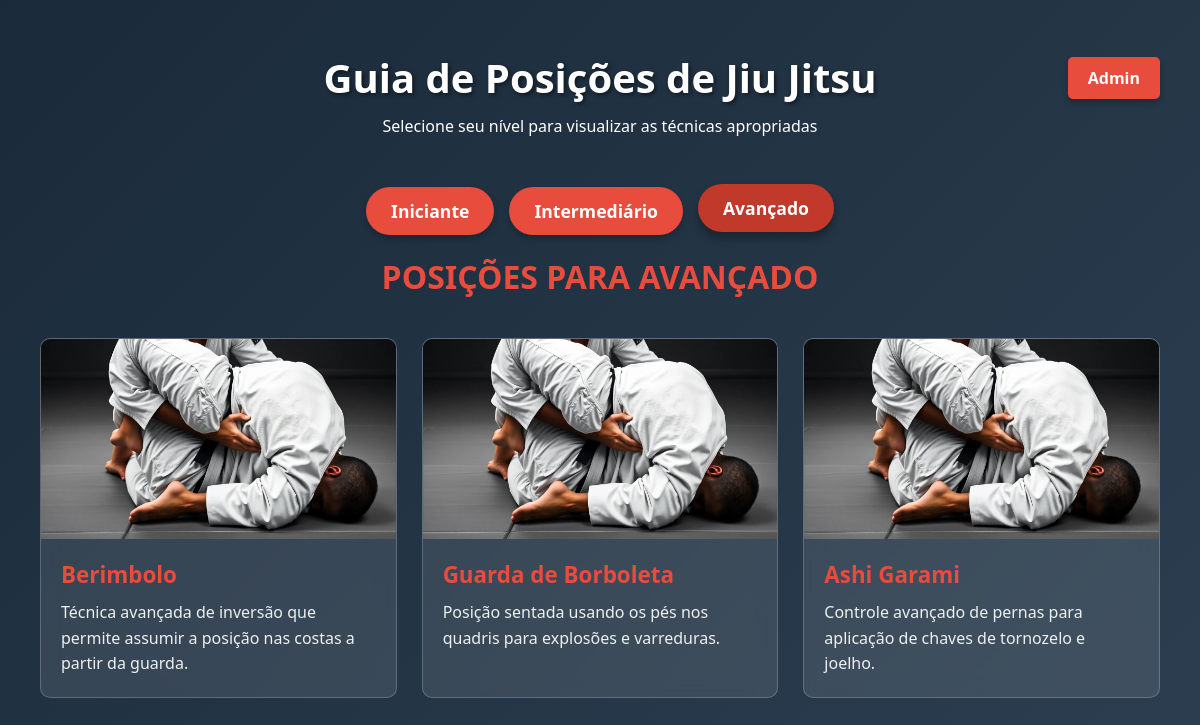
Page /indexAvanc on the committed database.
### models/guia.py (models this page shows, shortened)
class Position(db.Model):
    __tablename__ = 'positions'
    id = db.Column(db.Integer, primary_key=True)
    name = db.Column(db.String(100), nullable=False)
    description = db.Column(db.Text, nullable=False)
    image = db.Column(db.String(100), nullable=True) # A imagem da posição
    level = db.Column(db.String(50), nullable=False)
    variations = db.relationship('Variation', backref='position', lazy=True, cascade="all, delete-orphan")

### controllers/controller.py (the view)
def indexavanc():
    positions = Position.query.filter_by(level='advanced').all()
    return render_template('index_avanc.html', positions=positions)

### view/index_avanc.html (shortened to what this page needs)
{% extends 'templates/base.html' %}
{% block conteudo %}
    <header>
        <a href="{{ url_for('admin_route') }}" class="botao-link-admin">Admin</a>
        <h1>Guia de Posições de Jiu Jitsu</h1>
        <p>Selecione seu nível para visualizar as técnicas apropriadas</p>
    </header>
    <div class="controls">
        <a href="{{ url_for('guiabjj_route') }}" class="level-btn">Iniciante</a>
        <a href="{{ url_for('indexinter_route') }}" class="level-btn">Intermediário</a>
        <a href="{{ url_for('indexavanc_route') }}" class="level-btn active">Avançado</a>
    </div>
        <div id="content-container" style="display: block;">
        <h2 class="level-header">Posições para Avançado</h2>
        <div class="positions-grid">
            {% for position in positions %}
            <div class="position-card" data-name="Guarda Fechada">
                <div class="card-image" style="background-image: url('beginner_guard.png')"></div>
                <div class="card-content">
                    <h3>{{ position.name }}</h3>
                    <p>{{ position.description }}</p>
                </div>
            </div>
            {% endfor %}
        </div>
    </div>
{% endblock %}

### static/css/styles.css (style rules this page uses)
:root { --primary: #2c3e50; --secondary: #e74c3c; --light: #ecf0f1; --dark-bg: #1a2a3a; --card-bg: rgba(255,255,255,0.1); --border-color: rgba(255,255,255,0.2); }
* { margin: 0; padding: 0; box-sizing: border-box; font-family: 'Segoe UI', Tahoma, Geneva, Verdana, sans-serif; }
body { background: linear-gradient(135deg, var(--dark-bg), var(--primary)); color: white; min-height: 100vh; padding: 20px; }
header { text-align: center; padding: 30px 0; position: relative; }
h1 { font-size: 2.5rem; margin-bottom: 10px; text-shadow: 2px 2px 4px rgba(0,0,0,0.5); }
.controls { display: flex; justify-content: center; gap: 15px; margin: 20px 0; flex-wrap: wrap; }
.level-btn, .admin-button, .botao-link-admin, .add-position-btn, .action-btn, .save-btn, .cancel-btn { background: var(--secondary); color: white; border: none; padding: 12px 25px; border-radius: 30px; font-size: 1.1rem; cursor: pointer; transition: all 0.3s; font-weight: bold; box-shadow: 0 4px 6px rgba(0,0,0,0.2); text-decoration: none; }
.level-btn:hover, .level-btn.active, .admin-button:hover, .admin-button.active, .botao-link-admin, .add-position-btn:hover, .add-position-btn.active, .action-btn:hover, .action-btn.active, .save-btn:hover, .save-btn.active, .cancel-btn:hover, .cancel-btn.active { background: #c0392b; transform: translateY(-3px); box-shadow: 0 6px 8px rgba(0,0,0,0.3); }
.positions-grid { display: grid; grid-template-columns: repeat(auto-fill, minmax(300px, 1fr)); gap: 25px; max-width: 1200px; margin: 0 auto; padding: 20px; }
.position-card { background: var(--card-bg); border-radius: 10px; overflow: hidden; transition: transform 0.3s; backdrop-filter: blur(10px); border: 1px solid var(--border-color); cursor: pointer; }
.card-image { width: 100%; height: 200px; background-size: cover; background-position: center; }
.card-content { padding: 20px; }
.card-content h3 { color: var(--secondary); margin-bottom: 10px; font-size: 1.4rem; }
.card-content p { line-height: 1.6; color: var(--light); }
.level-header { text-align: center; margin: 20px 0; font-size: 2rem; color: var(--secondary); text-transform: uppercase; }
.admin-button, .botao-link-admin { position: absolute; right: 20px; top: 30px; padding: 10px 20px; border-radius: 5px; }
.botao-link, .botao-link-admin { display: inline-block; padding: 10px 20px; background-color: var(--secondary); color: white; text-align: center; text-decoration: none; border: none; border-radius: 5px; cursor: pointer; font-size: 16px; font-weight: bold; box-shadow:0 4px 6px rgba(0,0,0,0.2); margin: 10px 0; }

### rows in the picture
Position: name "Berimbolo", description "Técnica avançada de inversão que permite assumir a posição nas costas a partir da guarda."
Position: name "Guarda de Borboleta", description "Posição sentada usando os pés nos quadris para explosões e varreduras."
Position: name "Ashi Garami", description "Controle avançado de pernas para aplicação de chaves de tornozelo e joelho."
